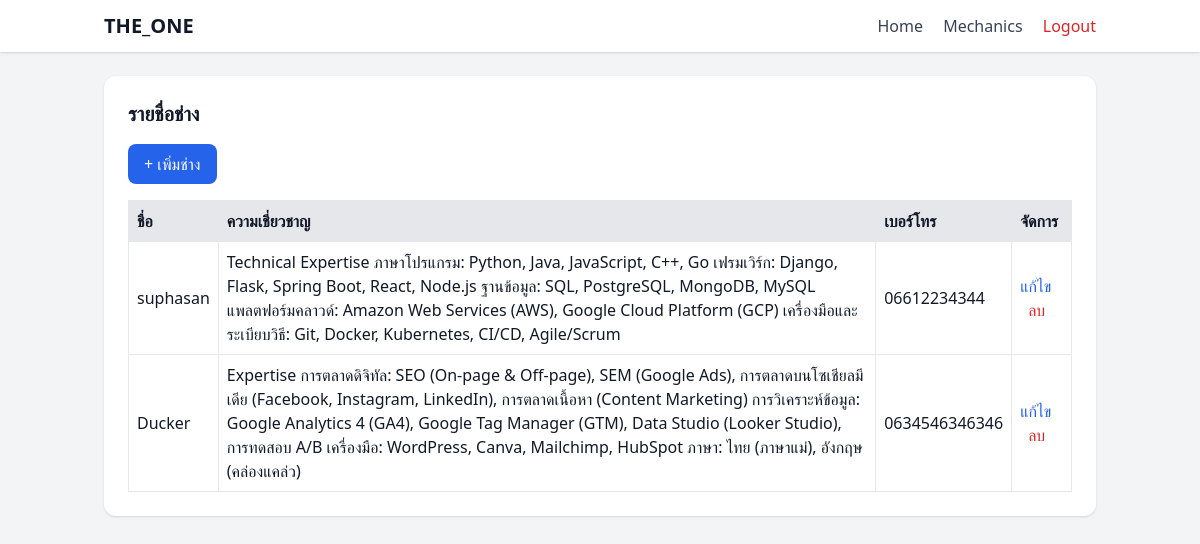
Screenshot of /mechanics/ (signed in) with the database file from the repository.
### mechanics/models.py (models this page shows, shortened)
class Mechanic(models.Model):
    name = models.CharField(max_length=200)
    expertise = models.TextField()
    phone = models.CharField(max_length=20)

### mechanics/views.py (the view)
# urls.py: path('mechanics/', mec.mechanic_list, name='mechanic_list'),
@login_required
def mechanic_list(request):
    items = Mechanic.objects.all()
    return render(request, 'mechanics/list.html', {'items': items})

### templates/mechanics/list.html
{% extends 'base.html' %}
{% block content %}
<div class="bg-white shadow rounded-xl p-6">
  <h2 class="text-xl font-bold mb-4">รายชื่อช่าง</h2>
  <a href="{% url 'mechanic_create' %}" class="inline-block mb-4 bg-blue-600 text-white px-4 py-2 rounded-lg hover:bg-blue-700">+ เพิ่มช่าง</a>
  <table class="w-full border-collapse">
    <thead>
      <tr class="bg-gray-200 text-left">
        <th class="p-2 border">ชื่อ</th>
        <th class="p-2 border">ความเชี่ยวชาญ</th>
        <th class="p-2 border">เบอร์โทร</th>
        <th class="p-2 border">จัดการ</th>
      </tr>
    </thead>
    <tbody>
      {% for m in items %}
      <tr class="hover:bg-gray-50">
        <td class="p-2 border">{{ m.name }}</td>
        <td class="p-2 border">{{ m.expertise }}</td>
        <td class="p-2 border">{{ m.phone }}</td>
        <td class="p-2 border space-x-2">
          <a href="{% url 'mechanic_edit' m.id %}" class="text-blue-600 hover:underline">แก้ไข</a>
          <a href="{% url 'mechanic_delete' m.id %}" class="text-red-600 hover:underline">ลบ</a>
        </td>
      </tr>
      {% empty %}
      <tr><td colspan="4" class="p-4 text-center text-gray-500">ยังไม่มีข้อมูล</td></tr>
      {% endfor %}
    </tbody>
  </table>
</div>
{% endblock %}

### templates/base.html (shortened to what this page needs)
<!doctype html>
<html lang="th">
<head>
  <script src="https://cdn.tailwindcss.com"></script>
</head>
<body class="bg-gray-100 text-gray-900">
  {% load static %}
  <header class="bg-white shadow">
    <div class="max-w-5xl mx-auto px-4 py-3 flex justify-between items-center">
      <h1 class="text-xl font-bold">THE_ONE</h1>
      <nav class="space-x-4">
        <a href="/" class="text-gray-700 hover:text-black">Home</a>
        <a href="/mechanics/" class="text-gray-700 hover:text-black">Mechanics</a>
        {% if user.is_authenticated %}
          <a href="/logout/" class="text-red-600">Logout</a>
        {% else %}
          <a href="/login/" class="text-blue-600">Login</a>
        {% endif %}
      </nav>
    </div>
  </header>
  <main class="max-w-5xl mx-auto px-4 py-6">
    {% block content %}{% endblock %}
  </main>
</body>
</html>

### rows the page displays
Mechanic: name "suphasan", expertise "Technical Expertise ภาษาโปรแกรม: Python, Java, JavaScript, C++, Go เฟรมเวิร์ก: Django, Flask, Spring Boot, React, Node.js ฐานข้อมูล: SQL, PostgreSQL, MongoDB, MySQL แพลตฟอร์มคลาวด์: Amazon Web Services (AWS), Google Cloud Platform (GCP) เครื่องมือและระเบียบวิธี: Git, Docker, Kubernetes, CI/CD, Agile/Scrum", phone "06612234344"
Mechanic: name "Ducker", expertise "Expertise การตลาดดิจิทัล: SEO (On-page & Off-page), SEM (Google Ads), การตลาดบนโซเชียลมีเดีย (Facebook, Instagram, LinkedIn), การตลาดเนื้อหา (Content Marketing) การวิเคราะห์ข้อมูล: Google Analytics 4 (GA4), Google Tag Manager (GTM), Data Studio (Looker Studio), การทดสอบ A/B เครื่องมือ: WordPress, Canva, Mailchimp, HubSpot ภาษา: ไทย (ภาษาแม่), อังกฤษ (คล่องแคล่ว)", phone "0634546346346"
